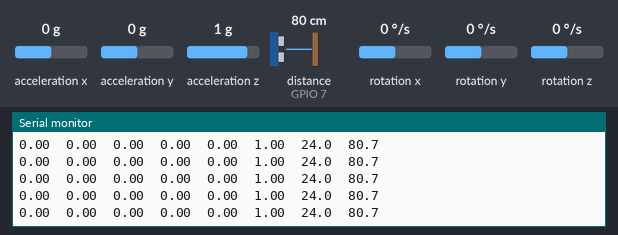
Simulated run of this sketch. Board: ESP32. On the bench: the last lines printed to the serial monitor. Wiring (inferred from the names in the program): ultrasonic range finder: trigger GPIO 6; echo GPIO 7; MPU-6050 motion sensor at I2C address 0x68. The inputs (shaded band) are chosen by the test bench; at power-on: acceleration x 0 g, distance to the obstacle (sensor on GPIO 7) 80 cm, acceleration y 0 g, acceleration z 1 g, rotation x 0 °/s, rotation y 0 °/s, rotation z 0 °/s. The echo pulse lasts 58.3 µs per cm.

Above: at 6.3 s.
6.4 s: acceleration x set to -1.4 g
At 6.43 s:
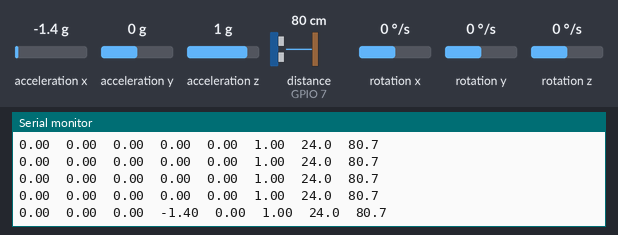
7.9 s: distance to the obstacle (sensor on GPIO 7) set to 2 cm
At 7.92 s:
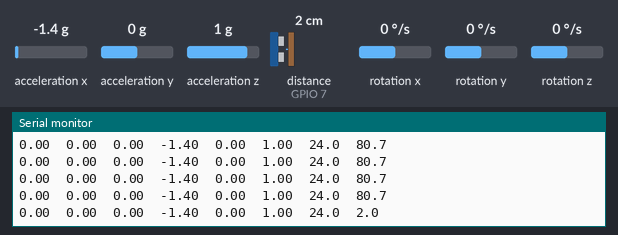
9.4 s: acceleration y set to -1.4 g
At 9.46 s:
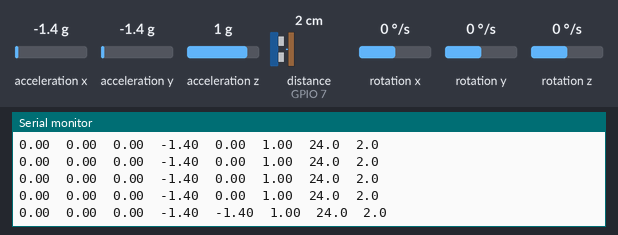
10.9 s: acceleration z set to -1.4 g
At 10.99 s:
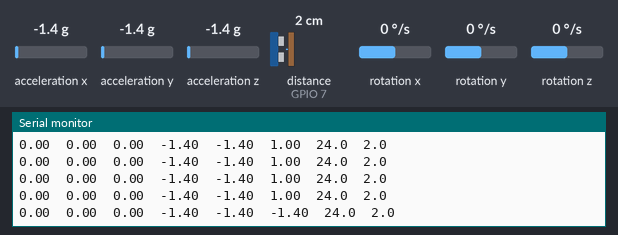
12.4 s: distance to the obstacle (sensor on GPIO 7) set to 4 cm
At 12.43 s:
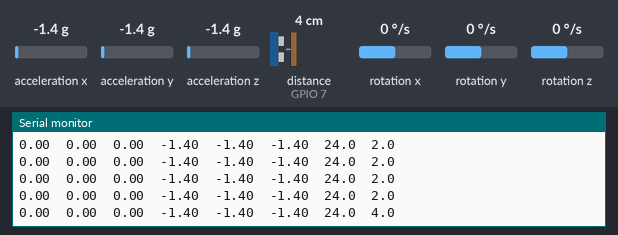
13.9 s: rotation x set to -192 °/s
At 13.96 s:
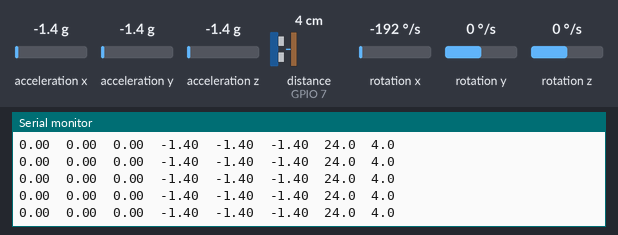
Timing chart, 0 to 16.4 s (numbered marks = the images above; inputs shaded):
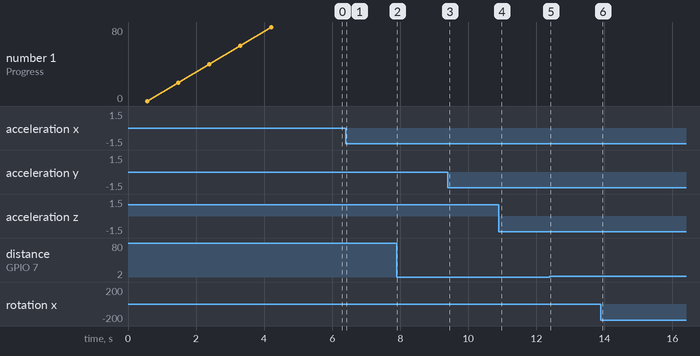

The sketch:

sensor_calibration.ino
```cpp
/*
 * Sensor Calibration Sketch for Arduino Uno
 * -----------------------------------------
 * Wiring:
 *   HC-SR04:
 *     VCC  -> 5V
 *     TRIG -> D6
 *     ECHO -> D7
 *     GND  -> GND
 *
 *   GY-521 (MPU-6050):
 *     VCC  -> 3.3V (or 5V if 3.3V causes brownout on clone boards)
 *     GND  -> GND
 *     SDA  -> A4
 *     SCL  -> A5
 *     INT  -> Not connected
 *     AD0  -> Not connected (Address 0x68)
 *
 * Instructions:
 *   1. Keep the GY-521 completely STILL and flat on a table during startup.
 *   2. Serial monitor set to 115200 baud.
 */

#include <Wire.h>

// Pins
const int TRIG_PIN = 6;
const int ECHO_PIN = 7;

// MPU6050 I2C
const uint8_t MPU6050_ADDR = 0x68;
const uint8_t REG_PWR_MGMT_1 = 0x6B;
const uint8_t REG_CONFIG     = 0x1A;
const uint8_t REG_ACCEL_XOUT = 0x3B;

// Calibration offsets
float ax_offset = 0, ay_offset = 0, az_offset = 0;
float gx_offset = 0, gy_offset = 0, gz_offset = 0;

// HC-SR04 offset (mounting distance adjustment in cm)
float ultrasonic_offset_cm = 0.0;

// Number of samples for calibration
const int CALIB_SAMPLES = 1000;

void readMPURaw(int16_t &ax, int16_t &ay, int16_t &az,
                int16_t &tempRaw,
                int16_t &gx, int16_t &gy, int16_t &gz) {
  Wire.beginTransmission(MPU6050_ADDR);
  Wire.write(REG_ACCEL_XOUT);
  Wire.endTransmission(false);
  Wire.requestFrom((uint8_t)MPU6050_ADDR, (uint8_t)14, (uint8_t)true);

  if (Wire.available() >= 14) {
    ax = (Wire.read() << 8) | Wire.read();
    ay = (Wire.read() << 8) | Wire.read();
    az = (Wire.read() << 8) | Wire.read();
    tempRaw = (Wire.read() << 8) | Wire.read();
    gx = (Wire.read() << 8) | Wire.read();
    gy = (Wire.read() << 8) | Wire.read();
    gz = (Wire.read() << 8) | Wire.read();
  }
}

float readUltrasonicDistanceCm(float tempC) {
  // Clear trigger
  digitalWrite(TRIG_PIN, LOW);
  delayMicroseconds(2);

  // Send 10us trigger pulse
  digitalWrite(TRIG_PIN, HIGH);
  delayMicroseconds(10);
  digitalWrite(TRIG_PIN, LOW);

  // Measure round-trip time in microseconds (timeout at 30ms ~ 5 meters)
  long duration = pulseIn(ECHO_PIN, HIGH, 30000);
  if (duration == 0) {
    return -1.0; // Out of range or no echo received
  }

  // Speed of sound compensated for temperature:
  // v = 331.3 + 0.606 * Temp(°C) [m/s]
  // In cm/us: v * 100 / 1,000,000 = (331.3 + 0.606 * Temp) * 0.0001
  float soundSpeedCmPerUs = (331.3 + 0.606 * tempC) * 0.0001;

  // One-way distance = (duration / 2) * speed
  float distance = (duration / 2.0) * soundSpeedCmPerUs + ultrasonic_offset_cm;
  return distance;
}

void calibrateMPU() {
  Serial.println(F("\n==========================================="));
  Serial.println(F(" CALIBRATING MPU6050..."));
  Serial.println(F(" >> DO NOT MOVE OR VIBRATE THE SENSOR! <<"));
  Serial.println(F(" >> Ensure sensor is resting FLAT (Z UP) <<"));
  Serial.println(F("==========================================="));

  long ax_sum = 0, ay_sum = 0, az_sum = 0;
  long gx_sum = 0, gy_sum = 0, gz_sum = 0;

  // Discard first 100 readings for sensor stabilization
  for (int i = 0; i < 100; i++) {
    int16_t ax, ay, az, t, gx, gy, gz;
    readMPURaw(ax, ay, az, t, gx, gy, gz);
    delay(2);
  }

  // Accumulate samples
  for (int i = 0; i < CALIB_SAMPLES; i++) {
    int16_t ax, ay, az, t, gx, gy, gz;
    readMPURaw(ax, ay, az, t, gx, gy, gz);
    ax_sum += ax;
    ay_sum += ay;
    az_sum += az;
    gx_sum += gx;
    gy_sum += gy;
    gz_sum += gz;

    if (i % 200 == 0) {
      Serial.print(F("Progress: "));
      Serial.print((i * 100) / CALIB_SAMPLES);
      Serial.println(F("%"));
    }
    delay(3);
  }

  // Calculate averages
  ax_offset = (float)ax_sum / CALIB_SAMPLES;
  ay_offset = (float)ay_sum / CALIB_SAMPLES;
  // At rest on flat surface, 1g (+16384 LSB at default ±2g) acts on Z
  az_offset = ((float)az_sum / CALIB_SAMPLES) - 16384.0;

  gx_offset = (float)gx_sum / CALIB_SAMPLES;
  gy_offset = (float)gy_sum / CALIB_SAMPLES;
  gz_offset = (float)gz_sum / CALIB_SAMPLES;

  Serial.println(F("\n--- Calibration Complete! ---"));
  Serial.print(F("Accel Offsets (LSB):  X=")); Serial.print(ax_offset, 1);
  Serial.print(F("  Y=")); Serial.print(ay_offset, 1);
  Serial.print(F("  Z=")); Serial.println(az_offset, 1);

  Serial.print(F("Gyro Offsets (LSB):   X=")); Serial.print(gx_offset, 1);
  Serial.print(F("  Y=")); Serial.print(gy_offset, 1);
  Serial.print(F("  Z=")); Serial.println(gz_offset, 1);
  Serial.println(F("-----------------------------\n"));
}

void setup() {
  Serial.begin(115200);
  while (!Serial && millis() < 3000);

  // Setup Ultrasonic pins
  pinMode(TRIG_PIN, OUTPUT);
  pinMode(ECHO_PIN, INPUT);
  digitalWrite(TRIG_PIN, LOW);

  // Setup I2C
  Wire.begin();
  Wire.setClock(400000); // 400kHz fast I2C mode

  // Wake up MPU6050
  Wire.beginTransmission(MPU6050_ADDR);
  Wire.write(REG_PWR_MGMT_1);
  Wire.write(0x00); // Clear sleep bit
  byte error = Wire.endTransmission();

  if (error != 0) {
    Serial.println(F("[ERROR] GY-521 (MPU6050) not detected at 0x68!"));
    Serial.println(F("Check SDA(A4), SCL(A5), VCC, GND connections."));
    while (1) { delay(1000); }
  }

  // Enable Low-Pass Filter (DLPF ~42Hz bandwidth) to reduce vibration noise
  Wire.beginTransmission(MPU6050_ADDR);
  Wire.write(REG_CONFIG);
  Wire.write(0x03);
  Wire.endTransmission();

  delay(200);

  // Perform calibration routine
  calibrateMPU();

  Serial.println(F("Streaming calibrated data:"));
  Serial.println(F("Roll(deg/s)\tPitch(deg/s)\tYaw(deg/s)\tAx(g)\tAy(g)\tAz(g)\tTemp(C)\tDist(cm)"));
}

void loop() {
  int16_t rawAx, rawAy, rawAz, rawTemp, rawGx, rawGy, rawGz;
  readMPURaw(rawAx, rawAy, rawAz, rawTemp, rawGx, rawGy, rawGz);

  // Apply calibration offsets
  float calAx = (rawAx - ax_offset) / 16384.0; // in g
  float calAy = (rawAy - ay_offset) / 16384.0; // in g
  float calAz = (rawAz - az_offset) / 16384.0; // in g

  // Default gyro scale: ±250 deg/s -> 131.0 LSB / (deg/s)
  float calGx = (rawGx - gx_offset) / 131.0;   // in deg/s
  float calGy = (rawGy - gy_offset) / 131.0;   // in deg/s
  float calGz = (rawGz - gz_offset) / 131.0;   // in deg/s

  float tempC = (rawTemp / 340.0) + 36.53;

  // Read temperature-compensated ultrasonic distance
  float distanceCm = readUltrasonicDistanceCm(tempC);

  // Print results
  Serial.print(calGx, 2);   Serial.print('\t');
  Serial.print(calGy, 2);   Serial.print('\t');
  Serial.print(calGz, 2);   Serial.print('\t');
  Serial.print(calAx, 2);   Serial.print('\t');
  Serial.print(calAy, 2);   Serial.print('\t');
  Serial.print(calAz, 2);   Serial.print('\t');
  Serial.print(tempC, 1);   Serial.print('\t');
  if (distanceCm < 0) {
    Serial.println(F("OUT_OF_RANGE"));
  } else {
    Serial.println(distanceCm, 1);
  }

  delay(100);
}
```

Measured:
- after the input at 6.4 s, the serial monitor: prints a new line at once (image 1)
- after the input at 7.9 s, the serial monitor: prints a new line at once (image 2)
- after the input at 9.4 s, the serial monitor: prints a new line after 0.05 s (image 3)
- after the input at 10.9 s, the serial monitor: prints a new line after 0.09 s (image 4)
- after the input at 12.4 s, the serial monitor: prints a new line at once (image 5)
